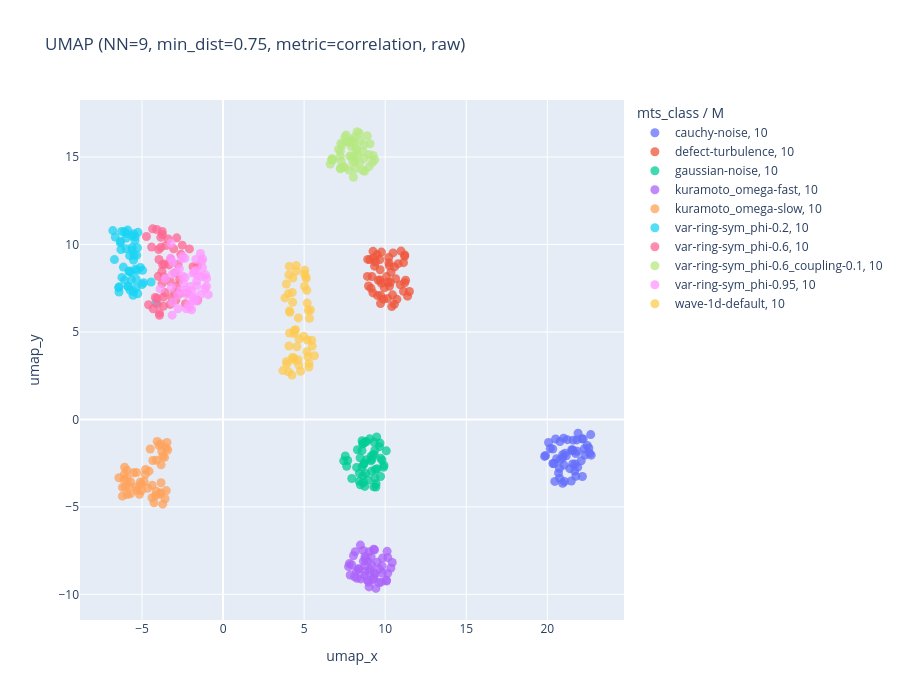

This figure's notebook cell:
### Code cell
import plotly.express as px

# Interactive version of the chosen combo (emb_chosen / chosen_label from the cell above).
df_plot = meta_df.assign(
    umap_x=emb[:, 0],
    umap_y=emb[:, 1],
    M_str=meta_df["M"].astype(str),
    instance_str=meta_df["instance"].astype(str),
    dataset_paths_str=meta_df["dataset_paths"].astype(str),
)
fig = px.scatter(
    df_plot, x="umap_x", y="umap_y",
    color="mts_class",
    symbol="M_str",
    hover_data={
        "mts_class": True,
        "M": True,
        "T": True,
        "instance_str": True,
        "dataset_paths_str": True,
        "M_str": False,
        "umap_x": ":.2f",
        "umap_y": ":.2f",
    },
    title=f"UMAP (NN={n_neighbors}, min_dist={min_dist}, metric={metric}, {'scaled' if scaled else 'raw'})",
    width=900, height=700,
)
fig.update_traces(marker=dict(size=9, opacity=0.75))
fig.update_layout(legend=dict(title="mts_class / M"))
fig.show()

### Figure 1 — Plotly figure (JSON) as saved in the notebook; plotly's stock layout.template omitted (floating-point values rounded to 4 significant figures; data arrays with more than 128 entries replaced by an {"elided": "..."} marker saying what was removed)
{"data": [{"customdata": {"elided": "50x6 mixed values"}, "hovertemplate": "mts_class=%{customdata[0]}<br>umap_x=%{x:.2f}<br>umap_y=%{y:.2f}<br>M=%{customdata[1]}<br>T=%{customdata[2]}<br>instance_str=%{customdata[3]}<br>dataset_paths_str=%{customdata[4]}<extra></extra>", "legendgroup": "cauchy-noise, 10", "marker": {"color": "#636efa", "opacity": 0.75, "size": 9, "symbol": "circle"}, "mode": "markers", "name": "cauchy-noise, 10", "orientation": "v", "showlegend": true, "type": "scatter", "x": [20.78, 20.57, 21.72, 20.95, 22.32, 21.69, 22.28, 22.71, 21.5, 22.22, 20.95, 20.08, 20.34, 22.56, 22.13, 21.88, 20.95, 21.56, 21.1, 21.84, 20.69, 21.48, 22.46, 20.33, 22.68, 20.75, 21.03, 21.76, 20.51, 21.9, 21.17, 19.89, 22.62, 21.39, 21.56, 21.23, 20.41, 19.84, 21.01, 20.18, 22.09, 20.46, 21.76, 21.59, 20.77, 21.82, 21.06, 20.8, 22.17, 21.57], "xaxis": "x", "y": [-1.26, -2.251, -2.545, -2.018, -2.032, -2.956, -1.683, -2.042, -1.737, -1.121, -3.648, -1.321, -2.522, -1.63, -1.106, -2.729, -2.182, -2.543, -1.93, -1.819, -3.064, -3.521, -1.486, -1.692, -0.8692, -2.802, -2.61, -1.954, -1.118, -0.7886, -2.081, -2.066, -1.941, -2.815, -1.798, -1.159, -2.52, -2.117, -1.071, -1.659, -2.361, -3.543, -3.254, -1.184, -3.357, -1.171, -3.548, -2.306, -3.265, -1.742], "yaxis": "y"}, {"customdata": {"elided": "50x6 mixed values"}, "hovertemplate": "mts_class=%{customdata[0]}<br>umap_x=%{x:.2f}<br>umap_y=%{y:.2f}<br>M=%{customdata[1]}<br>T=%{customdata[2]}<br>instance_str=%{customdata[3]}<br>dataset_paths_str=%{customdata[4]}<extra></extra>", "legendgroup": "defect-turbulence, 10", "marker": {"color": "#EF553B", "opacity": 0.75, "size": 9, "symbol": "circle"}, "mode": "markers", "name": "defect-turbulence, 10", "orientation": "v", "showlegend": true, "type": "scatter", "x": [9.404, 9.185, 9.73, 10.56, 10.48, 9.675, 10.98, 10.45, 10.72, 10.57, 8.924, 10.15, 10.22, 10.35, 10.4, 8.903, 8.971, 11.21, 10.8, 10.25, 10.93, 9.251, 10.23, 9.342, 9.771, 9.527, 9.767, 9.577, 10.26, 11.26, 9.714, 11.13, 11.5, 9.128, 11.2, 9.508, 9.891, 11.13, 9.682, 10.31, 11.38, 9.246, 9.949, 9.69, 9.309, 11.2, 10.16, 9.063, 10.08, 10.64], "xaxis": "x", "y": [9.0, 8.166, 7.079, 6.579, 9.518, 9.136, 9.622, 7.122, 6.863, 8.716, 9.147, 6.914, 9.262, 8.418, 6.453, 8.175, 7.629, 9.403, 8.902, 8.788, 7.697, 9.607, 8.961, 8.761, 9.566, 7.084, 7.782, 7.953, 7.613, 7.953, 6.626, 8.959, 7.314, 7.494, 9.329, 9.423, 6.875, 7.322, 7.964, 7.825, 7.045, 7.231, 7.527, 8.556, 9.244, 7.809, 7.85, 9.134, 8.163, 8.041], "yaxis": "y"}, {"customdata": {"elided": "50x6 mixed values"}, "hovertemplate": "mts_class=%{customdata[0]}<br>umap_x=%{x:.2f}<br>umap_y=%{y:.2f}<br>M=%{customdata[1]}<br>T=%{customdata[2]}<br>instance_str=%{customdata[3]}<br>dataset_paths_str=%{customdata[4]}<extra></extra>", "legendgroup": "gaussian-noise, 10", "marker": {"color": "#00cc96", "opacity": 0.75, "size": 9, "symbol": "circle"}, "mode": "markers", "name": "gaussian-noise, 10", "orientation": "v", "showlegend": true, "type": "scatter", "x": [9.925, 9.896, 9.171, 9.801, 9.126, 8.579, 9.313, 7.689, 9.724, 9.508, 9.232, 7.441, 8.673, 8.286, 8.628, 9.425, 8.663, 7.539, 9.365, 8.451, 8.625, 8.851, 8.759, 10.07, 9.159, 8.798, 9.297, 9.68, 9.331, 8.569, 9.718, 8.403, 7.623, 9.645, 9.044, 9.362, 8.944, 8.47, 8.738, 9.475, 8.629, 8.414, 7.941, 8.835, 9.389, 8.707, 8.575, 8.238, 9.437, 9.126], "xaxis": "x", "y": [-2.632, -2.738, -2.299, -2.324, -2.118, -2.709, -1.291, -2.348, -2.224, -2.822, -2.017, -2.368, -2.586, -1.737, -3.215, -3.866, -3.604, -2.092, -1.748, -2.197, -1.36, -2.3, -1.305, -1.796, -2.962, -3.088, -3.85, -1.352, -2.024, -1.78, -3.265, -3.534, -2.676, -1.56, -1.111, -3.35, -3.465, -3.735, -3.829, -1.007, -1.401, -3.075, -3.379, -1.263, -2.862, -2.488, -1.221, -2.744, -3.676, -2.365], "yaxis": "y"}, {"customdata": {"elided": "50x6 mixed values"}, "hovertemplate": "mts_class=%{customdata[0]}<br>umap_x=%{x:.2f}<br>umap_y=%{y:.2f}<br>M=%{customdata[1]}<br>T=%{customdata[2]}<br>instance_str=%{customdata[3]}<br>dataset_paths_str=%{customdata[4]}<extra></extra>", "legendgroup": "kuramoto_omega-fast, 10", "marker": {"color": "#ab63fa", "opacity": 0.75, "size": 9, "symbol": "circle"}, "mode": "markers", "name": "kuramoto_omega-fast, 10", "orientation": "v", "showlegend": true, "type": "scatter", "x": [9.649, 8.112, 9.345, 8.753, 8.721, 9.188, 10.16, 8.657, 9.004, 8.749, 7.739, 10.35, 8.338, 9.34, 9.837, 9.811, 8.927, 10.12, 8.499, 8.983, 10.08, 9.135, 8.044, 9.629, 10.16, 10.44, 8.151, 10.08, 9.072, 9.019, 9.753, 8.47, 8.896, 9.427, 9.364, 8.775, 9.499, 8.756, 9.83, 9.026, 8.647, 7.931, 8.36, 7.841, 7.794, 8.229, 9.249, 9.291, 8.265, 9.287], "xaxis": "x", "y": [-8.568, -8.994, -7.455, -8.687, -8.919, -8.343, -7.903, -8.104, -9.575, -8.361, -8.415, -8.491, -8.558, -8.783, -7.926, -8.382, -8.105, -7.544, -9.12, -9.292, -9.195, -7.854, -7.794, -9.34, -8.796, -8.18, -7.558, -9.237, -8.573, -7.564, -9.291, -7.184, -9.188, -9.659, -8.883, -7.978, -8.166, -7.841, -8.784, -8.75, -7.491, -8.304, -8.533, -8.893, -8.244, -8.671, -9.168, -7.42, -9.084, -9.091], "yaxis": "y"}, {"customdata": {"elided": "50x6 mixed values"}, "hovertemplate": "mts_class=%{customdata[0]}<br>umap_x=%{x:.2f}<br>umap_y=%{y:.2f}<br>M=%{customdata[1]}<br>T=%{customdata[2]}<br>instance_str=%{customdata[3]}<br>dataset_paths_str=%{customdata[4]}<extra></extra>", "legendgroup": "kuramoto_omega-slow, 10", "marker": {"color": "#FFA15A", "opacity": 0.75, "size": 9, "symbol": "circle"}, "mode": "markers", "name": "kuramoto_omega-slow, 10", "orientation": "v", "showlegend": true, "type": "scatter", "x": [-5.904, -4.78, -4.064, -3.842, -6.087, -3.826, -4.123, -4.374, -5.71, -3.503, -3.823, -4.873, -3.83, -6.106, -4.383, -3.606, -3.417, -3.457, -3.726, -5.05, -4.108, -5.522, -3.501, -4.156, -5.931, -3.892, -3.958, -6.423, -4.656, -6.205, -4.259, -4.492, -5.117, -3.779, -3.577, -6.21, -4.797, -6.076, -5.041, -4.332, -5.339, -5.359, -4.569, -5.796, -5.299, -6.042, -5.923, -3.72, -5.154, -5.711], "xaxis": "x", "y": [-4.299, -2.857, -1.258, -4.186, -3.133, -3.623, -4.103, -3.761, -3.563, -1.638, -2.599, -3.55, -1.401, -3.456, -4.476, -2.172, -1.75, -1.314, -4.846, -3.697, -2.335, -3.052, -4.067, -4.366, -2.906, -4.28, -1.487, -3.334, -3.938, -3.888, -4.77, -1.689, -3.582, -1.828, -4.537, -4.388, -3.152, -2.734, -4.066, -2.347, -3.036, -3.87, -2.957, -3.806, -4.057, -3.86, -3.387, -2.103, -4.277, -4.251], "yaxis": "y"}, {"customdata": {"elided": "50x6 mixed values"}, "hovertemplate": "mts_class=%{customdata[0]}<br>umap_x=%{x:.2f}<br>umap_y=%{y:.2f}<br>M=%{customdata[1]}<br>T=%{customdata[2]}<br>instance_str=%{customdata[3]}<br>dataset_paths_str=%{customdata[4]}<extra></extra>", "legendgroup": "var-ring-sym_phi-0.2, 10", "marker": {"color": "#19d3f3", "opacity": 0.75, "size": 9, "symbol": "circle"}, "mode": "markers", "name": "var-ring-sym_phi-0.2, 10", "orientation": "v", "showlegend": true, "type": "scatter", "x": [-6.337, -4.993, -5.607, -4.9, -5.311, -5.673, -5.761, -6.079, -4.963, -5.632, -6.324, -5.534, -5.65, -5.357, -4.44, -6.439, -5.523, -5.277, -6.7, -5.502, -5.871, -5.777, -5.349, -4.139, -6.411, -6.237, -5.615, -5.883, -5.73, -5.861, -5.261, -5.973, -5.553, -6.15, -5.805, -5.25, -6.257, -5.995, -6.075, -5.406, -5.976, -5.104, -5.423, -6.303, -6.8, -5.435, -5.498, -5.327, -6.651, -6.418], "xaxis": "x", "y": [10.09, 7.715, 9.834, 7.819, 8.511, 8.403, 9.359, 7.964, 8.521, 10.51, 10.19, 7.306, 7.978, 8.008, 7.854, 7.536, 9.102, 9.809, 9.136, 10.61, 7.598, 8.478, 7.542, 6.671, 7.577, 8.117, 9.677, 10.82, 7.381, 7.608, 7.186, 10.63, 7.09, 8.707, 8.455, 10.69, 10.75, 9.751, 10.74, 8.588, 10.36, 8.689, 10.43, 9.706, 10.79, 10.23, 9.383, 9.388, 10.42, 7.281], "yaxis": "y"}, {"customdata": {"elided": "50x6 mixed values"}, "hovertemplate": "mts_class=%{customdata[0]}<br>umap_x=%{x:.2f}<br>umap_y=%{y:.2f}<br>M=%{customdata[1]}<br>T=%{customdata[2]}<br>instance_str=%{customdata[3]}<br>dataset_paths_str=%{customdata[4]}<extra></extra>", "legendgroup": "var-ring-sym_phi-0.6, 10", "marker": {"color": "#FF6692", "opacity": 0.75, "size": 9, "symbol": "circle"}, "mode": "markers", "name": "var-ring-sym_phi-0.6, 10", "orientation": "v", "showlegend": true, "type": "scatter", "x": [-1.855, -3.728, -3.683, -1.581, -3.753, -2.991, -3.954, -3.739, -3.841, -2.519, -3.971, -3.047, -4.181, -2.676, -3.384, -2.974, -4.042, -4.597, -2.681, -2.075, -4.407, -3.569, -2.78, -3.995, -4.724, -3.839, -4.311, -3.923, -3.681, -3.922, -4.081, -1.567, -4.346, -3.77, -3.258, -3.619, -2.856, -2.908, -2.603, -4.098, -3.764, -3.516, -3.235, -2.323, -3.635, -2.203, -3.261, -3.341, -3.161, -2.859], "xaxis": "x", "y": [8.726, 8.843, 6.466, 8.776, 10.75, 7.272, 9.142, 10.57, 9.838, 9.963, 9.714, 9.749, 6.966, 7.196, 10.32, 8.374, 6.574, 6.553, 7.998, 9.748, 9.849, 7.256, 8.862, 8.185, 10.46, 10.41, 6.323, 5.954, 6.987, 6.072, 6.923, 6.815, 10.89, 8.466, 7.883, 8.879, 7.626, 6.829, 9.439, 10.85, 7.765, 9.944, 9.166, 6.615, 8.145, 7.257, 6.573, 8.83, 6.956, 10.38], "yaxis": "y"}, {"customdata": {"elided": "50x6 mixed values"}, "hovertemplate": "mts_class=%{customdata[0]}<br>umap_x=%{x:.2f}<br>umap_y=%{y:.2f}<br>M=%{customdata[1]}<br>T=%{customdata[2]}<br>instance_str=%{customdata[3]}<br>dataset_paths_str=%{customdata[4]}<extra></extra>", "legendgroup": "var-ring-sym_phi-0.6_coupling-0.1, 10", "marker": {"color": "#B6E880", "opacity": 0.75, "size": 9, "symbol": "circle"}, "mode": "markers", "name": "var-ring-sym_phi-0.6_coupling-0.1, 10", "orientation": "v", "showlegend": true, "type": "scatter", "x": [7.241, 9.222, 7.96, 7.232, 7.771, 8.245, 7.814, 8.067, 8.897, 7.632, 8.423, 8.155, 8.729, 7.415, 8.133, 7.915, 8.993, 7.29, 8.41, 9.066, 7.918, 7.335, 7.991, 7.483, 8.215, 8.293, 7.828, 8.629, 7.243, 8.996, 9.357, 7.117, 8.044, 8.597, 8.462, 7.239, 7.515, 9.251, 8.144, 8.106, 7.59, 6.768, 6.693, 6.734, 8.265, 8.693, 7.268, 8.709, 7.871, 6.609], "xaxis": "x", "y": [14.35, 14.7, 15.95, 15.04, 14.25, 15.41, 15.06, 15.81, 16.21, 15.87, 14.67, 14.33, 14.18, 14.43, 15.02, 15.6, 15.14, 14.75, 16.37, 15.76, 15.06, 15.68, 14.73, 14.42, 15.49, 15.09, 15.85, 15.32, 15.35, 14.44, 14.85, 15.43, 13.84, 14.24, 15.94, 14.33, 16.14, 15.09, 14.73, 16.14, 16.26, 14.82, 14.84, 14.91, 16.45, 15.7, 15.78, 14.91, 15.92, 14.6], "yaxis": "y"}, {"customdata": {"elided": "50x6 mixed values"}, "hovertemplate": "mts_class=%{customdata[0]}<br>umap_x=%{x:.2f}<br>umap_y=%{y:.2f}<br>M=%{customdata[1]}<br>T=%{customdata[2]}<br>instance_str=%{customdata[3]}<br>dataset_paths_str=%{customdata[4]}<extra></extra>", "legendgroup": "var-ring-sym_phi-0.95, 10", "marker": {"color": "#FF97FF", "opacity": 0.75, "size": 9, "symbol": "circle"}, "mode": "markers", "name": "var-ring-sym_phi-0.95, 10", "orientation": "v", "showlegend": true, "type": "scatter", "x": [-1.307, -1.59, -1.016, -1.697, -2.777, -3.216, -3.187, -0.9129, -1.266, -2.488, -2.872, -3.141, -3.103, -2.359, -2.252, -2.335, -1.628, -2.059, -1.771, -2.802, -1.884, -1.39, -3.141, -2.11, -2.695, -2.559, -2.446, -1.54, -1.615, -1.94, -2.267, -3.881, -1.763, -1.292, -2.274, -2.624, -2.016, -1.393, -2.492, -3.582, -1.844, -1.113, -1.255, -1.941, -1.079, -1.016, -1.801, -3.236, -1.676, -3.108], "xaxis": "x", "y": [9.051, 6.758, 8.059, 8.518, 6.323, 10.07, 7.56, 7.131, 8.672, 8.186, 8.437, 8.298, 8.984, 9.212, 7.135, 8.116, 7.909, 6.387, 6.895, 7.096, 7.018, 7.137, 5.957, 6.588, 8.619, 9.176, 7.788, 8.229, 7.638, 7.327, 6.32, 7.46, 8.417, 8.168, 7.396, 7.374, 7.597, 9.487, 9.307, 8.048, 8.349, 7.481, 9.173, 6.266, 8.262, 7.606, 6.769, 9.223, 9.145, 6.696], "yaxis": "y"}, {"customdata": {"elided": "50x6 mixed values"}, "hovertemplate": "mts_class=%{customdata[0]}<br>umap_x=%{x:.2f}<br>umap_y=%{y:.2f}<br>M=%{customdata[1]}<br>T=%{customdata[2]}<br>instance_str=%{customdata[3]}<br>dataset_paths_str=%{customdata[4]}<extra></extra>", "legendgroup": "wave-1d-default, 10", "marker": {"color": "#FECB52", "opacity": 0.75, "size": 9, "symbol": "circle"}, "mode": "markers", "name": "wave-1d-default, 10", "orientation": "v", "showlegend": true, "type": "scatter", "x": [4.783, 4.266, 4.466, 5.201, 5.039, 4.123, 4.97, 4.516, 3.899, 4.411, 5.188, 4.67, 4.063, 5.389, 3.916, 5.307, 4.029, 4.053, 5.233, 4.303, 4.033, 5.296, 4.643, 3.817, 4.289, 4.394, 3.687, 4.375, 5.499, 5.254, 5.031, 4.627, 5.026, 5.636, 4.551, 5.466, 5.129, 4.104, 4.295, 5.162, 4.683, 4.51, 3.936, 5.174, 4.085, 5.102, 4.254, 5.328, 4.348, 4.096], "xaxis": "x", "y": [2.751, 7.255, 5.128, 4.535, 8.531, 6.128, 4.751, 8.792, 7.741, 5.089, 6.648, 3.106, 4.196, 6.257, 3.308, 3.202, 7.181, 8.265, 3.589, 8.08, 2.725, 2.991, 5.8, 6.947, 3.545, 3.397, 2.789, 4.91, 4.192, 6.241, 8.316, 3.415, 7.6, 3.636, 4.155, 4.522, 8.05, 4.942, 6.695, 7.383, 4.599, 8.462, 3.174, 3.872, 8.75, 8.152, 2.535, 5.78, 3.517, 6.206], "yaxis": "y"}], "layout": {"height": 700, "legend": {"title": {"text": "mts_class / M"}, "tracegroupgap": 0}, "title": {"text": "UMAP (NN=9, min_dist=0.75, metric=correlation, raw)"}, "width": 900, "xaxis": {"anchor": "y", "domain": [0, 1], "title": {"text": "umap_x"}}, "yaxis": {"anchor": "x", "domain": [0, 1], "title": {"text": "umap_y"}}}}
